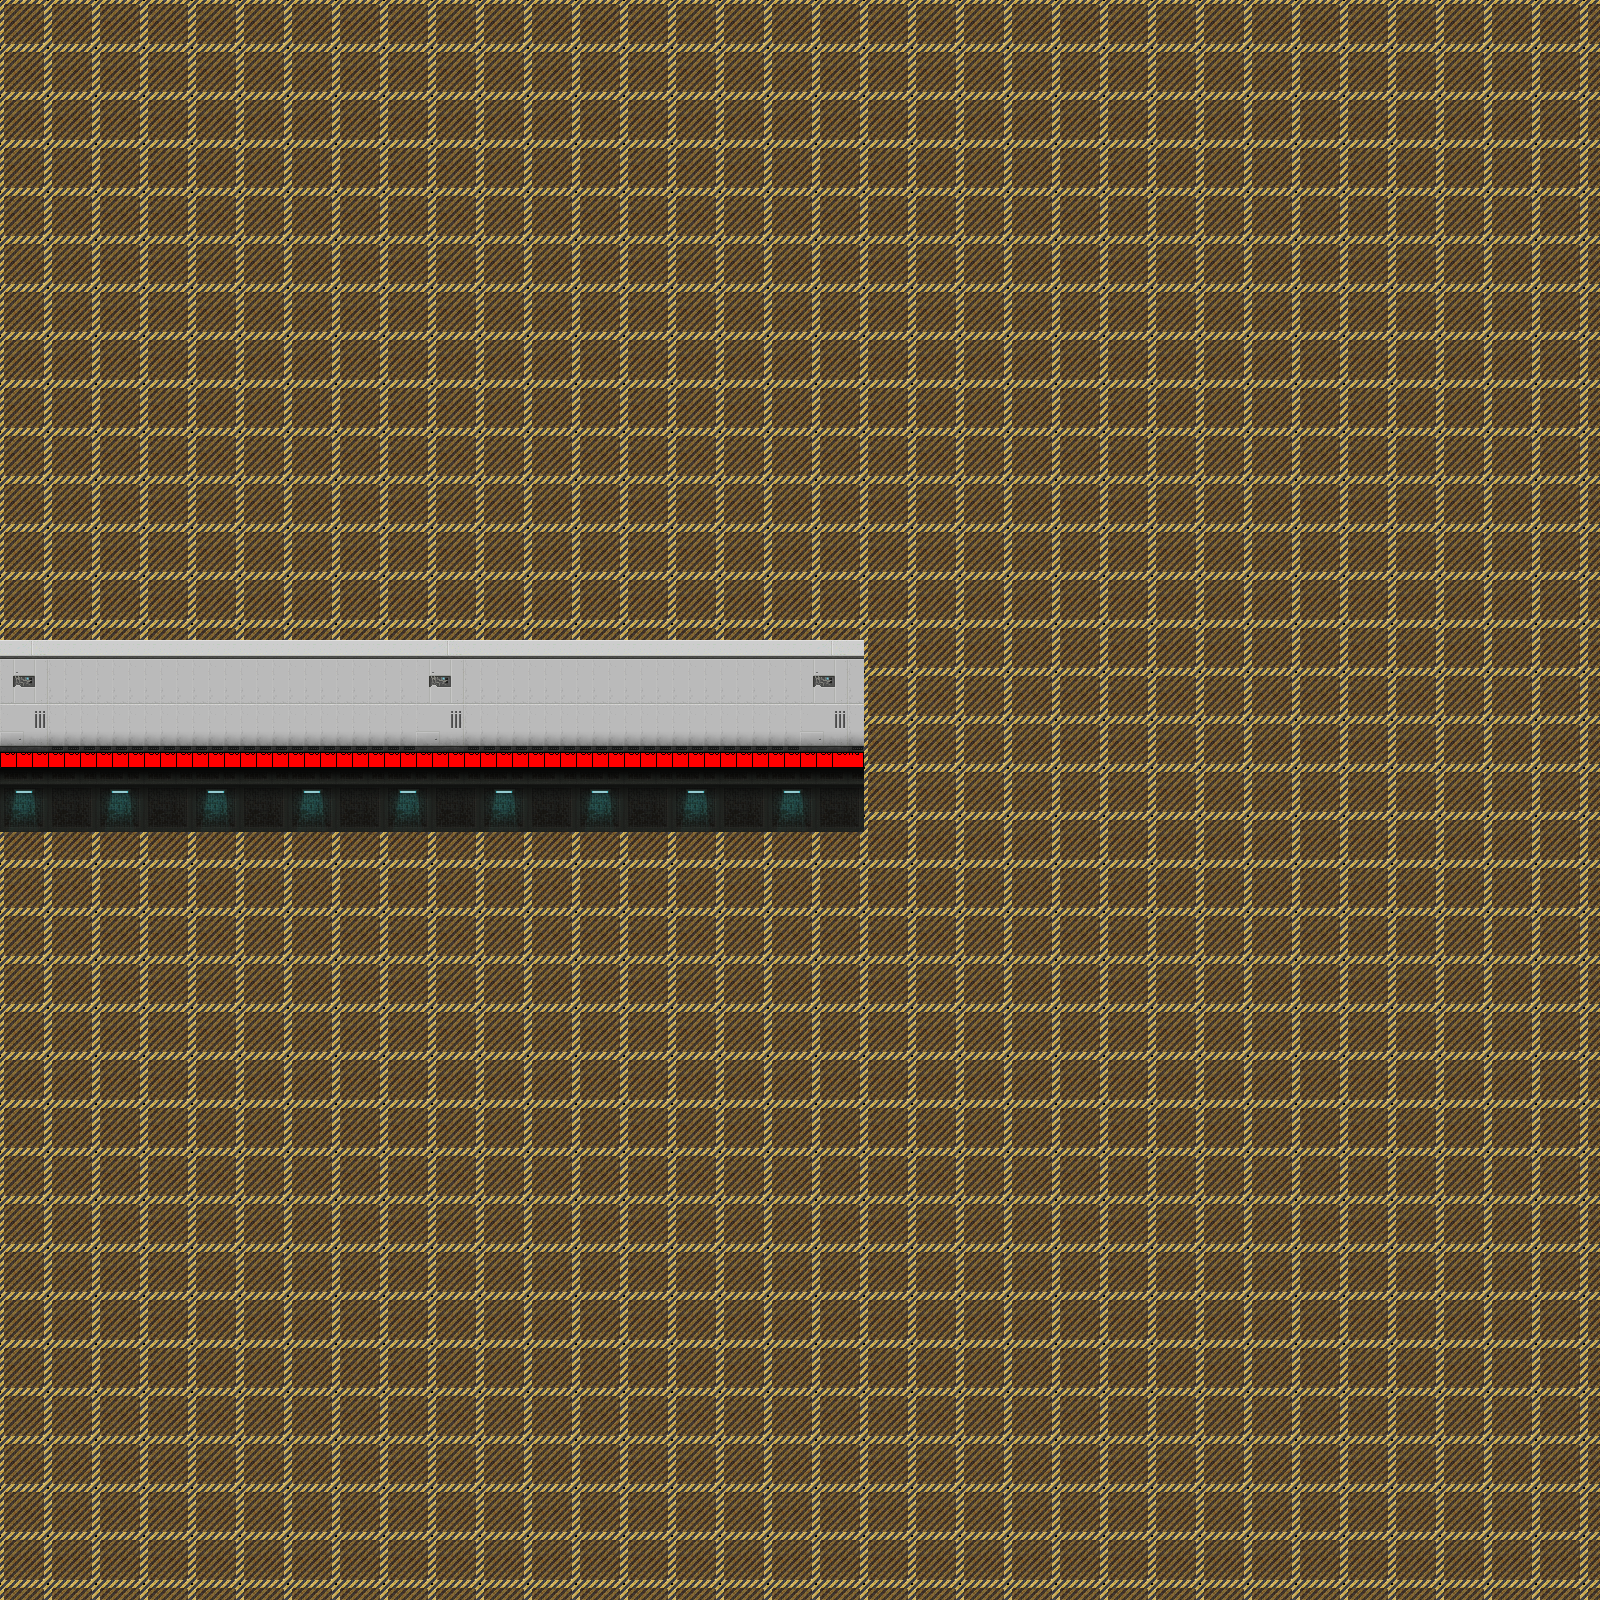

A 2D game scene composited from a Tiled map and its tileset images. What follows is a short description and the map's XML, with each tile layer's data collapsed to a summary:
An orthogonal 100x100 tile map with 16x16 px tiles, 2 tile layers (Calque de Tile 1, logic), 2 tilesets.

<map version="1.0" tiledversion="1.1.2" orientation="orthogonal" renderorder="right-down" width="100" height="100" tilewidth="16" tileheight="16" infinite="0" nextobjectid="1">
 <tileset firstgid="1" source="sci-fi.tsx" />
 <tileset firstgid="806" source="logic.tsx" />
 <layer name="Calque de Tile 1" width="100" height="100">
  <data>[10000 cells, 10000 non-empty, 62 distinct tile ids]</data>
 </layer>
 <layer name="logic" width="100" height="100">
  <data>[10000 cells, 53 non-empty, 1 distinct tile ids]</data>
 </layer>
</map>
